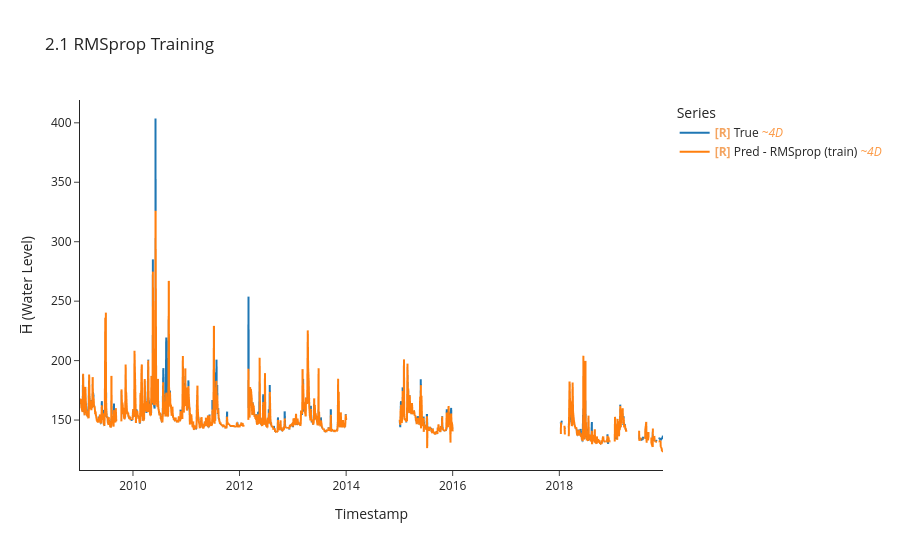

Notebook cell for this chart:
### Markdown cell above
## 2.1 : RMSprop

### Code cell
import torch.optim as optim
torch.manual_seed(42)

model_rms, _, crit_rms = build_mlp(LOOKBACK * N_FEATURES, HORIZON)
opt_rms = optim.RMSprop(model_rms.parameters(), lr=1e-3, alpha=0.99)

y_tr_rms, y_pr_rms, idx_rms, losses_rms = uf.train_model_online(
    model_rms, opt_rms, crit_rms,
    BEST_TRAIN_DS, train_df,
    LOOKBACK, HORIZON, BATCH_SIZE,
    max_grad_norm=1.0,
)

uf.calculate_metrics_and_plot(
    {"RMSprop (train)": (y_tr_rms, y_pr_rms, idx_rms)},
    plot_title="2.1 RMSprop Training",
    export_metrics=True, export_html=True,
    export_file_name="results/training/online/p2_rmsprop",
)

### Figure 1 — Plotly figure (JSON) as saved in the notebook; plotly's stock layout.template omitted (floating-point values rounded to 4 significant figures; data arrays with more than 128 entries replaced by an {"elided": "..."} marker saying what was removed)
{"data": [{"hovertemplate": "Legend=True<br>Timestamp=%{x}<br>H̅ (Water Level)=%{y}<extra></extra>", "legendgroup": "True", "line": {"color": "#1f77b4", "dash": "solid", "width": 2}, "marker": {"symbol": "circle"}, "mode": "lines", "name": "<b style=\"color:sandybrown\">[R]</b> True <i style=\"color:#fc9944\">~4D</i>", "showlegend": true, "type": "scattergl", "uid": "483c6e30-6010-475c-899b-1d0dfb1c6141", "x": {"elided": "1011 str values"}, "xaxis": "x", "y": {"elided": "1011 float values"}, "yaxis": "y"}, {"hovertemplate": "Legend=Pred - RMSprop (train)<br>Timestamp=%{x}<br>H̅ (Water Level)=%{y}<extra></extra>", "legendgroup": "Pred - RMSprop (train)", "line": {"color": "#ff7f0e", "dash": "solid", "width": 2}, "marker": {"symbol": "circle"}, "mode": "lines", "name": "<b style=\"color:sandybrown\">[R]</b> Pred - RMSprop (train) <i style=\"color:#fc9944\">~4D</i>", "showlegend": true, "type": "scattergl", "uid": "4cc6a865-b26b-4a3e-a7d2-a09099b90cb8", "x": {"elided": "1014 str values"}, "xaxis": "x", "y": {"elided": "1014 float values"}, "yaxis": "y"}], "layout": {"height": 550, "legend": {"title": {"text": "Series"}, "tracegroupgap": 0}, "title": {"text": "2.1 RMSprop Training"}, "xaxis": {"anchor": "y", "domain": [0, 1], "title": {"text": "Timestamp"}}, "yaxis": {"anchor": "x", "domain": [0, 1], "title": {"text": "H̅ (Water Level)"}}}}
